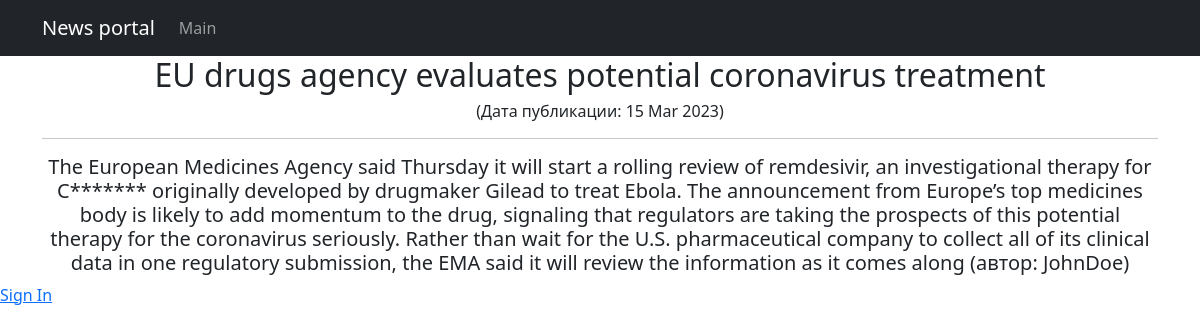
The page /news/2 on the database its author committed.
### chitchat/models.py (models this page shows, shortened)
class Post(models.Model):
    news = 'N'
    article = 'A'
    POST_TYPES = [
        (news, 'Новость'),
        (article, 'Статья')
    ]
    author = models.ForeignKey(Author, on_delete=models.CASCADE, verbose_name='автор')
    post_type = models.CharField(
        max_length=1, choices=POST_TYPES,
        default=article, verbose_name='тип новости'
    )
    time_creation = models.DateTimeField(auto_now_add=True)
    post_category = models.ManyToManyField(Category, through='PostCategory')
    title = models.CharField(max_length=100, unique=True, verbose_name='заголовок')
    text = models.TextField(verbose_name='текст')
    rating = models.IntegerField(default=0, verbose_name='рейтинг')
    class Meta:
        verbose_name = 'новость'
        verbose_name_plural = 'новости'

class Author(models.Model):
    authorUser = models.OneToOneField(User, on_delete=models.CASCADE, verbose_name='автор')
    ratingAuthor = models.IntegerField(default=0, verbose_name='рейтинг')
    class Meta:  #  Возвращает название категории во множественном или единственном числе в админпанеле
        verbose_name = 'автор'
        verbose_name_plural = 'авторы'

### chitchat/views.py (the view)
# urls.py: path('<int:pk>', cache_page(60*5)(PostDetail.as_view()), name='post_detail'),
class PostDetail(DetailView):
    model = Post
    template_name = 'post.html'
    context_object_name = 'post'

### chitchat/templatetags/censor_filter.py (called while the page is built)
@register.filter()
def censor(text):
    for word in text.split():
        if word.lower() in RUDE_WORDS:
            text = text.replace(word, f"{word[0]}{'*'*(len(word)-1)}")
    return text

### templates/post.html (shortened to what this page needs)
{% extends 'flatpages/default.html' %}
{% load censor_filter %}
{% block content %}
<h2>{{ post.title }}</h2>
<h6> (Дата публикации: {{ post.time_creation|date:'d M Y' }}) </h6>
<hr>
<h5>{{ post.text|censor }} (автор: {{ post.author.authorUser }})</h5>
{% endblock content %}

### rows shown on the page
Post: title "EU drugs agency evaluates potential coronavirus treatment", time_creation "15 Mar 2023", text|censor "The European Medicines Agency said Thursday it will start a rolling review of remdesivir, an investigational therapy for C******* originally developed by drugmaker Gilead to treat Ebola. The announcement from Europe’s top medicines body is likely to add momentum to the drug, signaling that regulators are taking the prospects of this potential therapy for the coronavirus seriously. Rather than wait for the U.S. pharmaceutical company to collect all of its clinical data in one regulatory submission, the EMA said it will review the information as it comes along", author.authorUser "JohnDoe"
